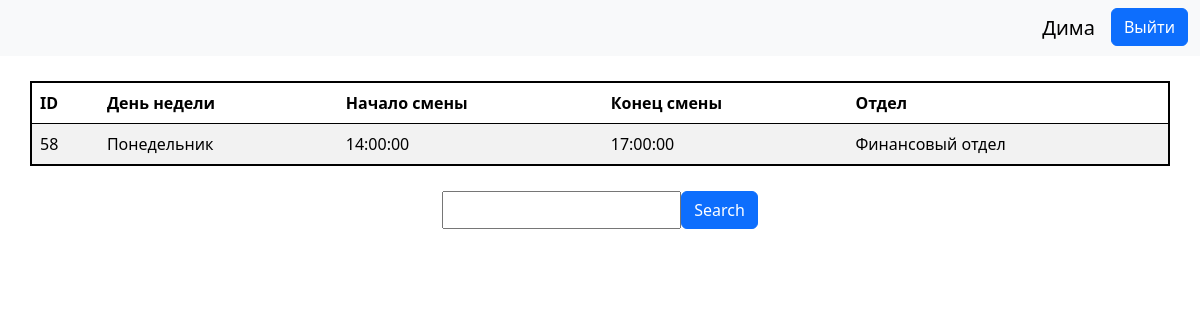
Screenshot of /views/index.php (signed in) with the database file from the repository.
### tables this page shows
CREATE TABLE `schedule` (
  `id` int NOT NULL,
  `startTime` time DEFAULT NULL,
  `endTime` time DEFAULT NULL,
  `department_id` int NOT NULL,
  `dayOfWeek` varchar(25) NOT NULL
);

CREATE TABLE `departments` (
  `id` int NOT NULL,
  `name` varchar(128) NOT NULL
);

### Dao/ScheduleDao.php (called while the page is built, shortened)
<?php
    class ScheduleDao{
        public static function selectAllRows($department_id){
            try{
                $conn = getConnection();
                $query = self::getSelectAllQuery($conn,$department_id);
                $query->execute();
                return $query->fetchAll(PDO::FETCH_OBJ);
            }
            catch(Exception $ex){
                throw $ex;
            }
        }
        private static function getSelectAllQuery($conn, $department_id){
            if(!isset($department_id) || $department_id=="admin"){
                $query = $conn->prepare(
                "SELECT schedule.id AS id, startTime, endTime,
                 dayOfWeek, departments.name AS department, department_id
                 FROM schedule
                 JOIN departments ON department_id = departments.id");
                return $query;
            }
            else{
                $query = $conn->prepare(
                "SELECT schedule.id AS id, startTime, endTime,
                 dayOfWeek, departments.name AS department, department_id
                 FROM schedule
                 JOIN departments ON department_id = departments.id
                 WHERE department_id=:department_id");
                $query->bindParam(":department_id", $department_id);
                return $query;
            }
        }
    }
?>

### Controlers/getScheduleDataControler.php (called while the page is built, shortened)
<?php
    require_once "../Dao/ScheduleDao.php";
class GetScheduleDataController{
    public static function selectData($department_id){
        try{
            if(self::searching()){
                $searchParam = $_GET["searchLine"];
                if(!empty($searchParam)){
                    $selectedRows =  ScheduleDao::search($searchParam,$department_id);
                    $_SESSION["selectedRows"]=$selectedRows;
                }
                else{
                    self::selectAll($department_id);
                }
            }
            else{
                self::selectAll($department_id);
            }
        }catch(Exception $ex){
            MySessionHandler::addErrorMessage("Ошибка при выборке данных. ".$ex->getMessage());
        }
    }
    public static function searching(){
        return isset($_GET["action"]) && $_GET["action"]=="search";
    }
    public static function selectAll($department_id){
        try{
            $selectedRows =  ScheduleDao::selectAllRows($department_id);
        }
        catch(Exception $ex){
            MySessionHandler::addErrorMessage("Ошибка при выборке данных. ".$ex->getMessage());
            return;
        }
    }
}
?>

### views/Components/indexTableComponent.php (the view, shortened to what this page needs)
<?php
    GetScheduleDataController::selectData($_SESSION["user"]->department_id);
?>
<table class="table table-striped table-hover tableBorder">
    <thead class="th-dark">
        <th>ID</th>
        <th>День недели</th>
        <th>Начало смены</th>
        <th>Конец смены</th>
        <th>Отдел</th>
    </thead>
    <tbody>
        <?php if(isset($_SESSION["selectedRows"])){?>
            <?php foreach($_SESSION["selectedRows"] as $row){?>
                <tr>
                    <td><?php echo $row->id?></td>
                    <td><?php echo $row->dayOfWeek?></td>
                    <td><?php echo $row->startTime?></td>
                    <td><?php echo $row->endTime?></td>
                    <td><?php echo $row->department?></td>
                </tr>
            <?php }?>
        <?php } ?>
    </tbody>
</table>

### css/styles.css (style rules this page uses)
.tableBorder { margin: 0 auto; width: 95%; border: 2px solid black; margin-bottom: 25px; }

### rows the page displays
schedule: id "58", dayOfWeek "Понедельник", startTime "14:00:00", endTime "17:00:00", department.name "Финансовый отдел"

### other values shown
$_SESSION["user"]->login "Дима"
